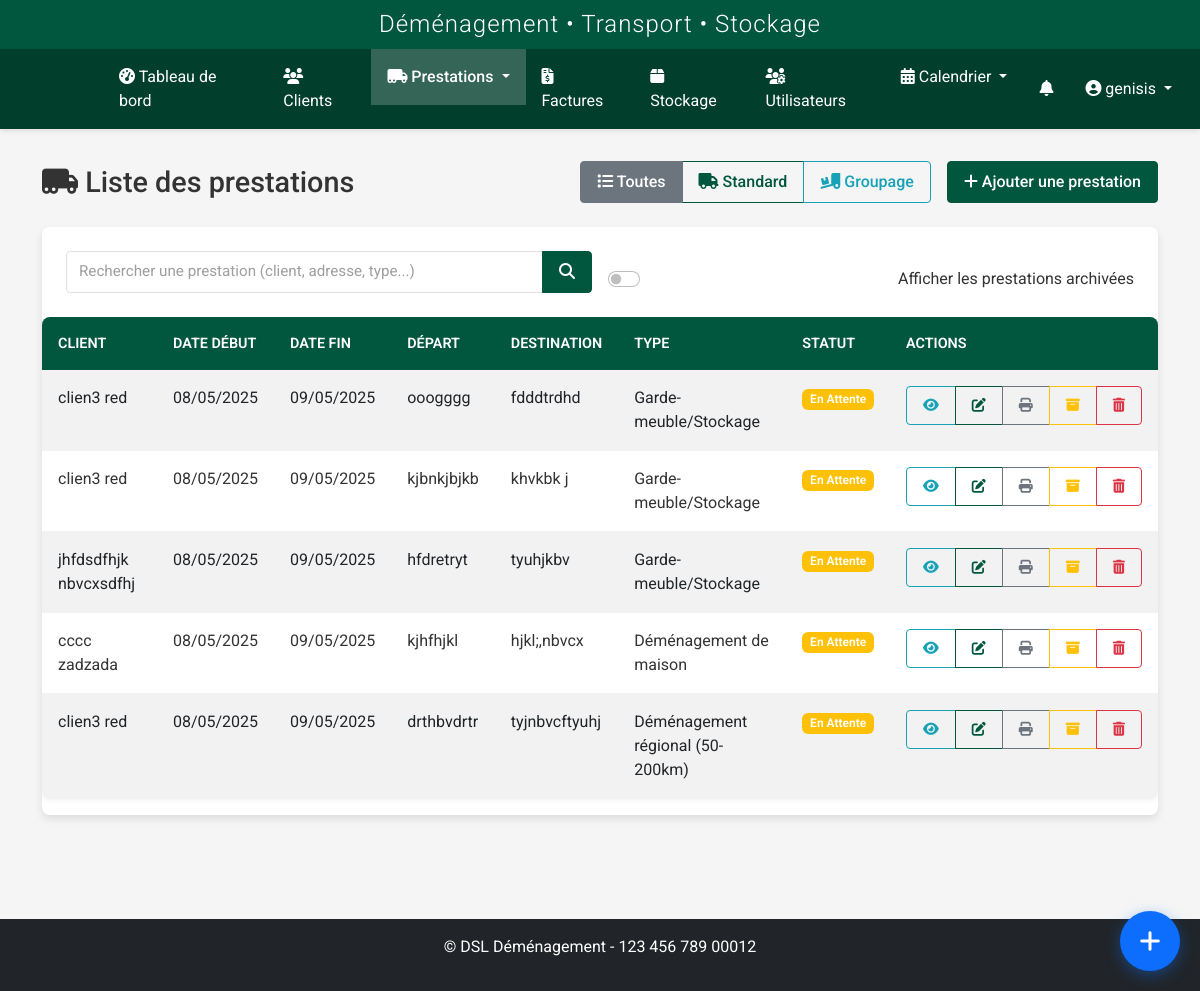
Page /prestations/ (signed in) on the earlier database version.
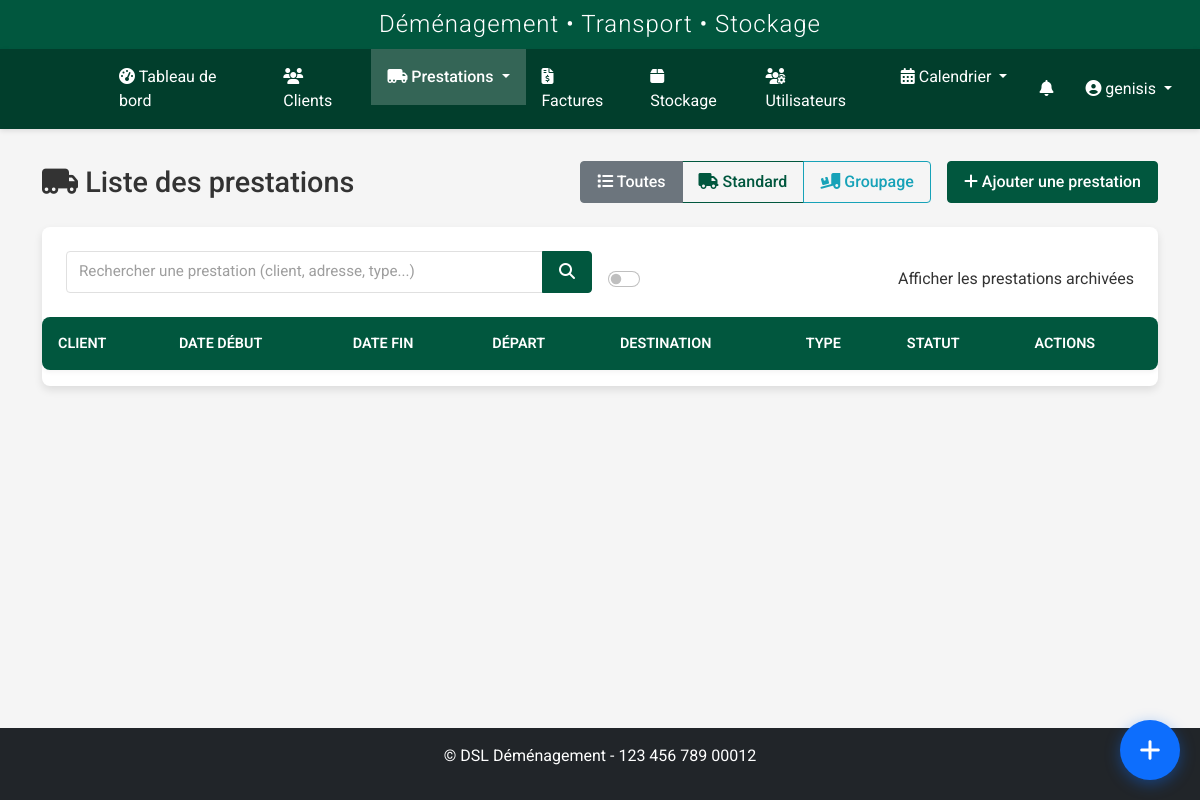
Same page on the later database version.
### models.py (models this page shows, shortened)
class Prestation(db.Model):
    id = db.Column(db.Integer, primary_key=True)
    client_id = db.Column(db.Integer, db.ForeignKey('client.id'), nullable=False)
    commercial_id = db.Column(db.Integer, db.ForeignKey('user.id'), nullable=True)
    transporteur_id = db.Column(db.Integer, db.ForeignKey('transporteurs.id'), nullable=True)
    vehicule_id = db.Column(db.Integer, db.ForeignKey('vehicules.id'), nullable=True)
    client = db.relationship('Client', foreign_keys=[client_id], backref=db.backref('prestations', lazy=True))
    date_debut = db.Column(db.DateTime, nullable=False)
    date_fin = db.Column(db.DateTime, nullable=False)
    adresse_depart = db.Column(db.Text, nullable=False)
    adresse_arrivee = db.Column(db.Text, nullable=False)
    type_demenagement = db.Column(db.String(100), nullable=False)
    type_demenagement_id = db.Column(db.Integer, db.ForeignKey('type_demenagement.id'), nullable=True)
    statut = db.Column(db.String(50), default='En attente')  # En attente, Confirmé, En cours, Terminé, Annulé
    priorite = db.Column(db.String(20), default='Normale')  # Basse, Normale, Haute, Urgente
    status_transporteur = db.Column(db.String(20), default='en_attente')  # en_attente, accepte, refuse
    raison_refus = db.Column(db.Text, nullable=True)  # Raison du refus par le transporteur
    date_reponse = db.Column(db.DateTime, nullable=True)  # Date de réponse du transporteur
    observations = db.Column(db.Text, nullable=True)
    archive = db.Column(db.Boolean, default=False)
    date_creation = db.Column(db.DateTime, nullable=False, default=datetime.utcnow)
    date_modification = db.Column(db.DateTime, nullable=True)
    createur_id = db.Column(db.Integer, db.ForeignKey('user.id'), nullable=True)
    modificateur_id = db.Column(db.Integer, db.ForeignKey('user.id'), nullable=True)
    stockage_id = db.Column(db.Integer, db.ForeignKey('stockage.id'), nullable=True)
    mode_groupage = db.Column(db.Boolean, default=False)
    tags = db.Column(db.Text, nullable=True)
    societe = db.Column(db.String(100), nullable=True)
    montant = db.Column(db.Float, nullable=True, default=0)
    etapes_depart = db.Column(db.Text, nullable=True)  # Étapes supplémentaires de départ (format: adresse1||adresse2||...)
    etapes_arrivee = db.Column(db.Text, nullable=True)  # Étapes supplémentaires d'arrivée (format: adresse1||adresse2||...)
    commercial = db.relationship('User', foreign_keys=[commercial_id], backref='prestations_commercial')
    createur = db.relationship('User', foreign_keys=[createur_id], backref='prestations_creees')
    modificateur = db.relationship('User', foreign_keys=[modificateur_id], backref='prestations_modifiees')
    transporteurs = db.relationship('User', secondary=prestation_transporteurs, back_populates='prestations')
    clients_supplementaires = db.relationship('Client', secondary=prestation_clients, back_populates='prestations_supplementaires')
    type_demenagement_obj = db.relationship('TypeDemenagement', backref='prestations')
    versions = db.relationship('PrestationVersion', backref='prestation_courante', lazy=True, foreign_keys="PrestationVersion.prestation_id")
    @property
    def est_groupage(self):
        return self.mode_groupage or self.type_demenagement == 'Groupage'

class Client(db.Model):
    id = db.Column(db.Integer, primary_key=True)
    nom = db.Column(db.String(64), nullable=False)
    prenom = db.Column(db.String(64), nullable=False)
    adresse = db.Column(db.Text, nullable=True)
    code_postal = db.Column(db.String(10), nullable=True)
    ville = db.Column(db.String(64), nullable=True)
    pays = db.Column(db.String(64), default='France')
    telephone = db.Column(db.String(20), nullable=True)
    email = db.Column(db.String(120), nullable=True)
    type_client = db.Column(db.String(50), nullable=True)
    tags = db.Column(db.Text, nullable=True)
    observations = db.Column(db.Text, nullable=True)
    statut = db.Column(db.String(20), default='actif')
    archive = db.Column(db.Boolean, default=False)
    date_creation = db.Column(db.DateTime, nullable=False, default=datetime.utcnow)
    commercial_id = db.Column(db.Integer, db.ForeignKey('user.id'), nullable=True)
    commercial = db.relationship('User', backref=db.backref('clients', lazy=True), foreign_keys=[commercial_id])
    prestations_principales = db.relationship('Prestation', backref=db.backref('client_principal', lazy=True), lazy=True, foreign_keys="Prestation.client_id")
    prestations_supplementaires = db.relationship('Prestation', secondary=prestation_clients, back_populates='clients_supplementaires')
    factures = db.relationship('Facture', backref='client', lazy=True)

### routes/prestation.py (the view, shortened to what this page needs)
@prestation_bp.route('/')
@login_required
def index():
    form = SearchPrestationForm()
    query = request.args.get('query', '')
    show_archived = request.args.get('archives', type=bool, default=False)
    page = request.args.get('page', 1, type=int)
    per_page = request.args.get('per_page', 20, type=int)
    prestations_query = Prestation.query.options(
        db.joinedload(Prestation.client_principal),
        db.joinedload(Prestation.transporteurs),
        db.joinedload(Prestation.commercial)
    )
    if not show_archived:
        prestations_query = prestations_query.filter_by(archive=False)
    if current_user.role == 'transporteur':
        prestations_query = prestations_query.filter(
            Prestation.transporteurs.any(id=current_user.id)
        )
    elif current_user.role == 'commercial' and not current_user.is_admin() and current_user.id != 1:
        prestations_query = prestations_query.filter(
            Prestation.commercial_id == current_user.id
        )
    prestations_query = prestations_query.order_by(Prestation.date_debut.desc())
    prestations = prestations_query.paginate(page=page, per_page=per_page, error_out=False)
    return render_template(
        'prestations/index.html',
        title='Prestations',
        prestations=prestations,
        form=form,
        query=query,
        show_archived=show_archived
    )

### forms.py
class SearchPrestationForm(FlaskForm):
    query = StringField('Rechercher une prestation (client, adresse, type...)')
    archives = BooleanField('Afficher les prestations archivées')
    submit = SubmitField('Rechercher')

### models.py (called while the page is built)
    def is_admin(self):
        return self.role in ['admin', 'superadmin']

    def is_transporteur(self):
        return self.role == 'transporteur' or self.is_admin()

### templates/prestations/index.html (shortened to what the changed rows need)
{% extends 'base.html' %}
{% block content %}
<div class="prestation-page">
    <div class="page-title d-flex justify-content-between align-items-center flex-wrap">
        <h1><i class="fas fa-truck-moving"></i> Liste des prestations</h1>
    </div>
    <div class="card">
        <div class="table-responsive">
            <table class="table table-hover table-striped">
                <thead>
                    <tr>
                        <th>Client</th>
                        <th>Date début</th>
                        <th>Date fin</th>
                        <th>Départ</th>
                        <th>Destination</th>
                        <th>Type</th>
                        <th>Statut</th>
                        <th>Actions</th>
                    </tr>
                </thead>
                <tbody>
                    {% if prestations %}
                        {% for prestation in prestations %}
                            <tr class="prestation-row {% if prestation.archive %}table-secondary{% endif %}" data-prestation-type="{% if prestation.mode_groupage %}groupage{% else %}standard{% endif %}">
                                <td>
                                    {% if prestation.est_groupage %}
                                        <span class="badge bg-info mb-1">Groupage</span><br>
                                        <strong>Principal:</strong> {{ prestation.client_principal.nom }} {{ prestation.client_principal.prenom }}<br>
                                        {% if prestation.clients_supplementaires %}
                                            <small class="text-muted">
                                                <i class="fas fa-users"></i> +{{ prestation.clients_supplementaires|length }} client(s)
                                            </small>
                                        {% endif %}
                                    {% else %}
                                        {{ prestation.client_principal.nom }} {{ prestation.client_principal.prenom }}
                                    {% endif %}
                                </td>
                                <td>{{ prestation.date_debut.strftime('%d/%m/%Y') }}</td>
                                <td>{{ prestation.date_fin.strftime('%d/%m/%Y') }}</td>
                                <td title="{{ prestation.adresse_depart }}">{{ prestation.adresse_depart|truncate(30) }}</td>
                                <td title="{{ prestation.adresse_arrivee }}">{{ prestation.adresse_arrivee|truncate(30) }}</td>
                                <td class="prestation-type-{% if prestation.est_groupage %}groupage{% else %}standard{% endif %}">
                                    {{ prestation.type_demenagement }}
                                </td>
                                <td>
                                    {% if prestation.statut == 'en_cours' %}
                                        <span class="statut-en-cours">En cours</span>
                                    {% elif prestation.statut == 'terminee' %}
                                        <span class="badge bg-success">Terminée</span>
                                    {% elif prestation.statut == 'annulee' %}
                                        <span class="badge bg-danger">Annulée</span>
                                    {% else %}
                                        <span class="badge bg-warning">{{ prestation.statut|title }}</span>
                                    {% endif %}
                                </td>
                                <td>
                                    <div class="btn-group btn-group-sm">
                                        <a href="{{ url_for('prestation.view', id=prestation.id) }}" class="btn btn-outline-info" title="Visualiser">
                                            <i class="fas fa-eye"></i>
                                        </a>
                                        <a href="{{ url_for('prestation.edit', id=prestation.id) }}" class="btn btn-outline-primary" title="Modifier">
                                            <i class="fas fa-edit"></i>
                                        </a>
                                        <a href="{{ url_for('prestation.print_prestation', id=prestation.id) }}" class="btn btn-outline-secondary" title="Imprimer" target="_blank">
                                            <i class="fas fa-print"></i>
                                        </a>
                                        <a href="{{ url_for('prestation.toggle_archive', id=prestation.id) }}"
                                           class="btn btn-outline-{{ 'success' if prestation.archive else 'warning' }}"
                                           title="{{ 'Désarchiver' if prestation.archive else 'Archiver' }}">
                                            <i class="fas fa-{{ 'box-open' if prestation.archive else 'archive' }}"></i>
                                        </a>
                                        {% if current_user.is_admin() and not prestation.factures %}
                                            <a href="{{ url_for('prestation.delete', id=prestation.id) }}"
                                               class="btn btn-outline-danger delete-prestation"
                                               title="Supprimer"
                                               data-prestation-id="{{ prestation.id }}">
                                                <i class="fas fa-trash-alt"></i>
                                            </a>
                                        {% endif %}
                                    </div>
                                </td>
                            </tr>
                        {% endfor %}
                    {% endif %}
                </tbody>
            </table>
        </div>
    </div>
</div>
{% endblock %}

Differences in the rows shown:
removed Prestation: client_principal.nom "clien3", client_principal.prenom "red", date_debut "08/05/2025", date_fin "09/05/2025", adresse_depart "ooogggg", adresse_arrivee "fdddtrdhd", type_demenagement "Garde-meuble/Stockage", statut "En Attente", archive False (drawn)
removed Prestation: client_principal.nom "clien3", client_principal.prenom "red", date_debut "08/05/2025", date_fin "09/05/2025", adresse_depart "kjbnkjbjkb", adresse_arrivee "khvkbk j", type_demenagement "Garde-meuble/Stockage", statut "En Attente", archive False (drawn)
removed Prestation: client_principal.nom "jhfdsdfhjk", client_principal.prenom "nbvcxsdfhj", date_debut "08/05/2025", date_fin "09/05/2025", adresse_depart "hfdretryt", adresse_arrivee "tyuhjkbv", type_demenagement "Garde-meuble/Stockage", statut "En Attente", archive False (drawn)
removed Prestation: client_principal.nom "cccc", client_principal.prenom "zadzada", date_debut "08/05/2025", date_fin "09/05/2025", adresse_depart "kjhfhjkl", adresse_arrivee "hjkl;,nbvcx", type_demenagement "Déménagement de maison", statut "En Attente", archive False (drawn)
removed Prestation: client_principal.nom "clien3", client_principal.prenom "red", date_debut "08/05/2025", date_fin "09/05/2025", adresse_depart "drthbvdrtr", adresse_arrivee "tyjnbvcftyuhj", type_demenagement "Déménagement régional (50-200km)", statut "En Attente", archive False (drawn)
